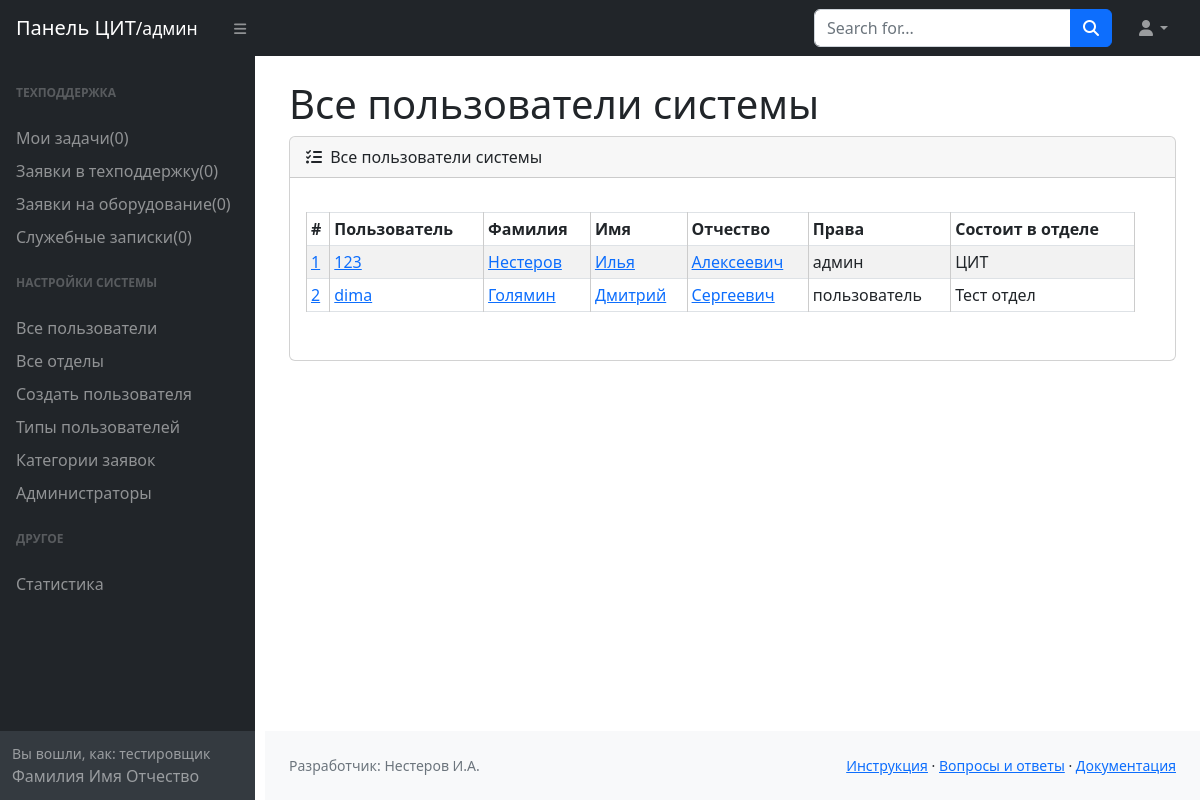
The app's page /admin/users (signed in) with its own data.
### models.py (models this page shows)
class User(Base):
    __tablename__ = 'user'
    id = Column(Integer, primary_key=True, index=True)
    username = Column(String, nullable=False, unique=True)
    password = Column(String, nullable=False)
    surname = Column(String, nullable=False)
    name = Column(String, nullable=False)
    patronymic = Column(String, nullable=True)
    tel_stationary = Column(String, nullable=True)
    tel_mobile = Column(String, nullable=True)
    building = Column(String, nullable=True)
    cabinet = Column(String, nullable=True)
    last_entry = Column(DateTime, default=func.now())
    last_ip = Column(String, nullable=True)
    dostup = Column(String, default='пользователь', nullable=True)
    otdel_id = Column(Integer, ForeignKey('otdel.id'), nullable=True)
    otdel = relationship("Otdel", back_populates="users", foreign_keys=[otdel_id])
    otdel_nachalnik = relationship("Otdel", foreign_keys="[Otdel.nachalnik_id]", back_populates="nachalnik")
    otdel_zam = relationship("Otdel", foreign_keys="[Otdel.zam_id]", back_populates="zam")
    otdel_zgd = relationship("Otdel", foreign_keys="[Otdel.zgd_id]", back_populates="zgd")
    tasks_created = relationship("Task", back_populates="user_create")
    tasks_eq_created = relationship("Task_equipment", foreign_keys="[Task_equipment.user_create_id]", back_populates="user_create")
    tasks_eq_user_admin = relationship("Task_equipment", foreign_keys="[Task_equipment.user_admin_id]", back_populates="user_admin")
    tasks_universal_created = relationship("Task_Universal", foreign_keys="[Task_Universal.user_create_id]", back_populates="user_create")
    tasks_universal_user_admin = relationship("Task_Universal", foreign_keys="[Task_Universal.user_admin_id]", back_populates="user_admin")

class Otdel(Base):
    __tablename__ = 'otdel'
    id = Column(Integer, primary_key=True, index=True)
    name = Column(String, nullable=False)
    description = Column(String, default="")
    users = relationship("User", back_populates="otdel", foreign_keys="[User.otdel_id]")
    nachalnik_id = Column(Integer, ForeignKey('user.id'), nullable=True)
    zam_id = Column(Integer, ForeignKey('user.id'), nullable=True)
    zgd_id = Column(Integer, ForeignKey('user.id'), nullable=True)
    nachalnik = relationship("User", foreign_keys=[nachalnik_id], back_populates="otdel_nachalnik")
    zam = relationship("User", foreign_keys=[zam_id], back_populates="otdel_zam")
    zgd = relationship("User", foreign_keys=[zgd_id], back_populates="otdel_zgd")

### routers/admin.py (the view)
@router.get("/users")
async def users(request: Request,
                db: AsyncSession = Depends(get_db),
                current_user: User = Depends(access_check)):
    try:
        result = await db.execute(select(User).options(joinedload(User.otdel)))
        users = result.scalars().all()
        return templates.TemplateResponse("все_пользователи.html", {"request": request, "users": users})
    except SQLAlchemyError as e:
        return {"Ошибка БД": f"{e}"}

### templates/admin/все_пользователи.html (shortened to what this page needs)
{% extends 'base_admin.html' %}
{% block h1 %}Все пользователи системы{% endblock%}
{% block main %}
<div class="card mb-4">
    <div class="card-header">
        <i class="fas fa-tasks me-1"></i>
        Все пользователи системы
    </div>
    <div class="card-body">
        <div class="form-group row mt-2">
            <div class="row mb-3">
                <div class="table-responsive">
                    <table class="table table-striped table-sm table-bordered">
                        <thead>
                        <tr>
                            <th scope="col">#</th>
                            <th scope="col">Пользователь</th>
                            <th scope="col">Фамилия</th>
                            <th scope="col">Имя</th>
                            <th scope="col">Отчество</th>
                            <th scope="col">Права</th>
                            <th scope="col">Состоит в отделе</th>
                        </tr>
                        </thead>
                        <tbody>
                        {% for user in users %}
                        <tr>
                            <td><a href="/admin/user/{{ user.id }}">{{ user.id }}</a></td>
                            <td><a href="/admin/user/{{ user.id }}">{{ user.username }}</a></td>
                            <td><a href="/admin/user/{{ user.id }}">{{ user.surname }}</a></td>
                            <td><a href="/admin/user/{{ user.id }}">{{ user.name }}</a></td>
                            <td><a href="/admin/user/{{ user.id }}">{{ user.patronymic }}</a></td>
                            <td>{{ user.dostup }}</td>
                            <td>{{ user.otdel.name if user.otdel else '❌ Без отдела' }}</td>
                        </tr>
                        {% endfor %}
                        </tbody>
                    </table>
                </div>
            </div>
        </div>
    </div>
</div>
{% endblock %}

### templates/admin/base_admin.html (style rules this page uses)
table { border-collapse: collapse; width: 100%; margin-top: 10px; }
th, td { border: 1px solid #ccc; padding: 8px; text-align: left; }
th { background-color: #e9ecef; }

### records on screen
User: id "1", username "123", surname "Нестеров", name "Илья", patronymic "Алексеевич", dostup "админ", otdel "ЦИТ"
User: id "2", username "dima", surname "Голямин", name "Дмитрий", patronymic "Сергеевич", dostup "пользователь", otdel "Тест отдел"
